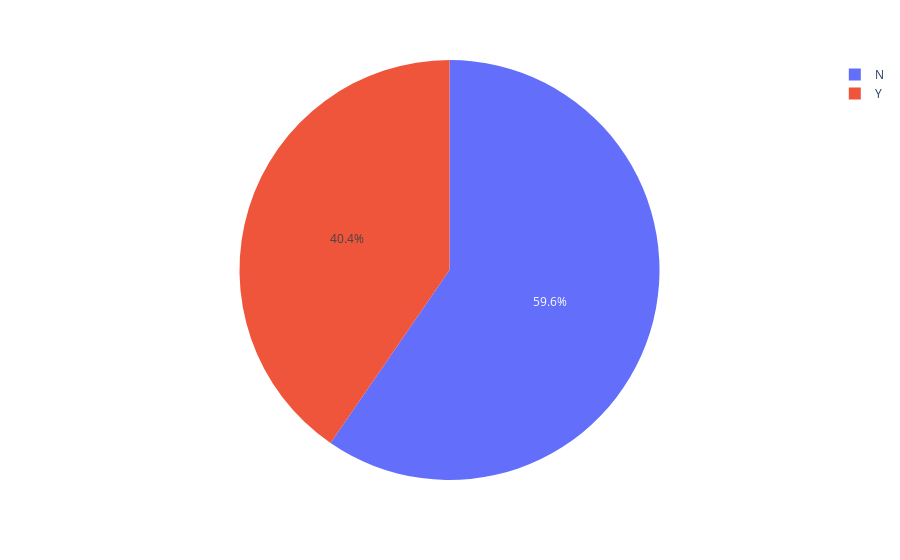

Notebook code cell kept with this figure:
### Code cell
px.pie(df_heart, 'ExerciseAngina')

### Figure 1 — Plotly figure (JSON) as saved in the notebook; plotly's stock layout.template omitted (floating-point values rounded to 4 significant figures; data arrays with more than 128 entries replaced by an {"elided": "..."} marker saying what was removed)
{"data": [{"domain": {"x": [0, 1], "y": [0, 1]}, "hovertemplate": "ExerciseAngina=%{label}<extra></extra>", "labels": {"elided": "918 str values"}, "legendgroup": "", "name": "", "showlegend": true, "type": "pie"}], "layout": {"autosize": true, "legend": {"tracegroupgap": 0}, "margin": {"t": 60}}}
